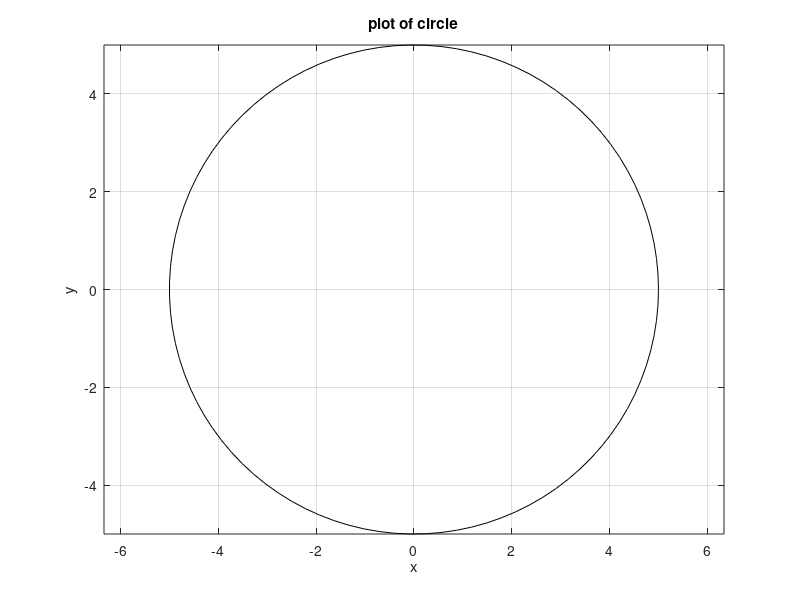

Source code (MATLAB):
clear;
r = 5;
theta = linspace(0,2*pi,100);
x = r*cos(theta);
y = r*sin(theta);
plot(x, y, 'k'), grid on, xlabel('x'), ylabel('y'), title('plot of circle'), axis equal, axis tight;
